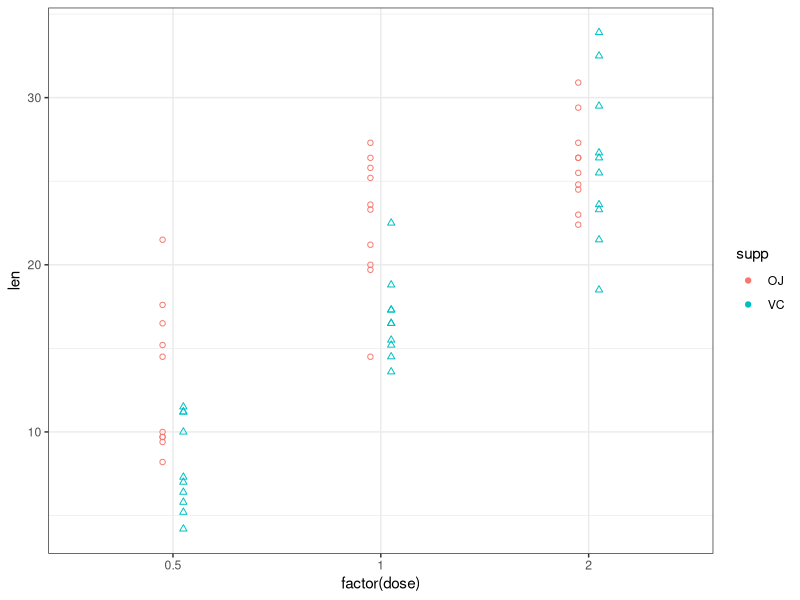
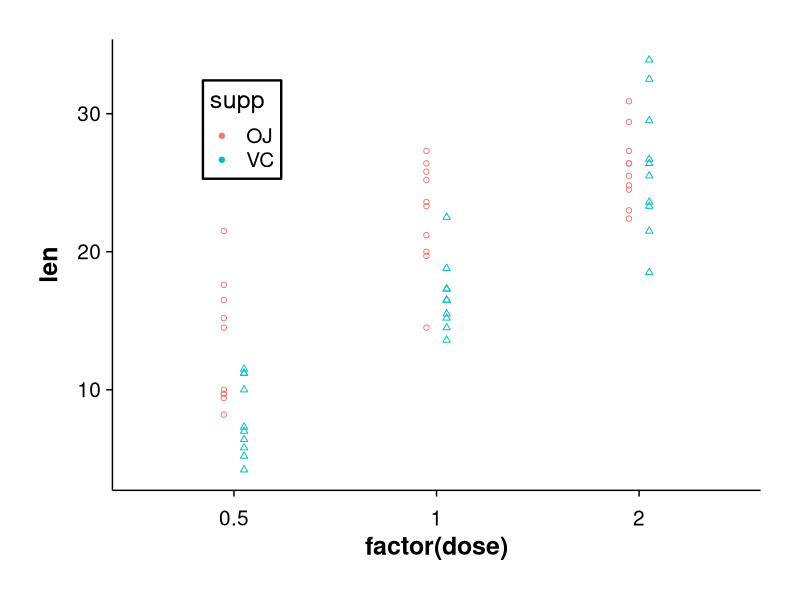

Reproduce these figures in R, in order.
## ---- chunk 1

library(tidyverse)
# Set theme
  apa_theme <- theme(
    plot.margin = unit(c(1, 1, 1, 1), "cm"),
    plot.background = element_rect(fill = "white", color = NA),
    plot.title = element_text(size = 22, face = "bold",
                              hjust = 0.5,
                              margin = margin(b = 15)),
    axis.line = element_line(color = "black", size = .5),
    axis.title = element_text(size = 18, color = "black",
                              face = "bold"),
    axis.text = element_text(size = 15, color = "black"),
    axis.text.x = element_text(margin = margin(t = 10)),
    axis.title.y = element_text(margin = margin(r = 10)),
    axis.ticks = element_line(size = .5),
    panel.grid = element_blank(),
    legend.position = c(0.20, 0.8),
    legend.background = element_rect(color = "black"),
    legend.text = element_text(size = 15),
    legend.margin = margin(t = 5, l = 5, r = 5, b = 5),
    legend.key = element_rect(color = NA, fill = NA)
  )
  
  theme_set(theme_minimal(base_size = 18) +
            apa_theme)
            
## ---- chunk 2
pic <- ggplot(ToothGrowth) +
 aes(x = factor(dose), y = len, fill = supp, colour = supp) +
 geom_point(shape=ToothGrowth$supp,size = 1.5,position = position_dodge(0.2)) +
 theme_bw()
pic

pic_apa <- pic+theme_set(theme_minimal(base_size = 18) +
            apa_theme)
pic_apa
